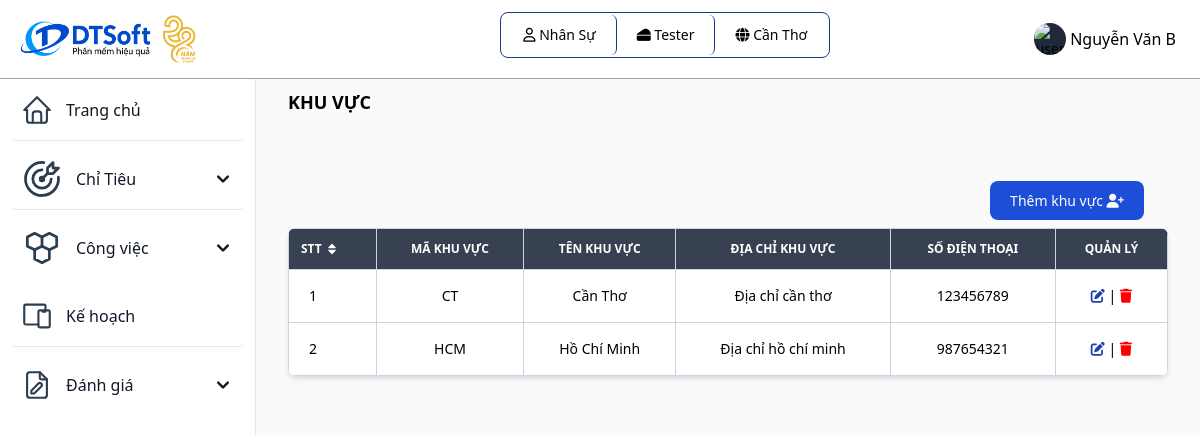
The page /khuvuc.php (signed in) on the database as committed earlier.
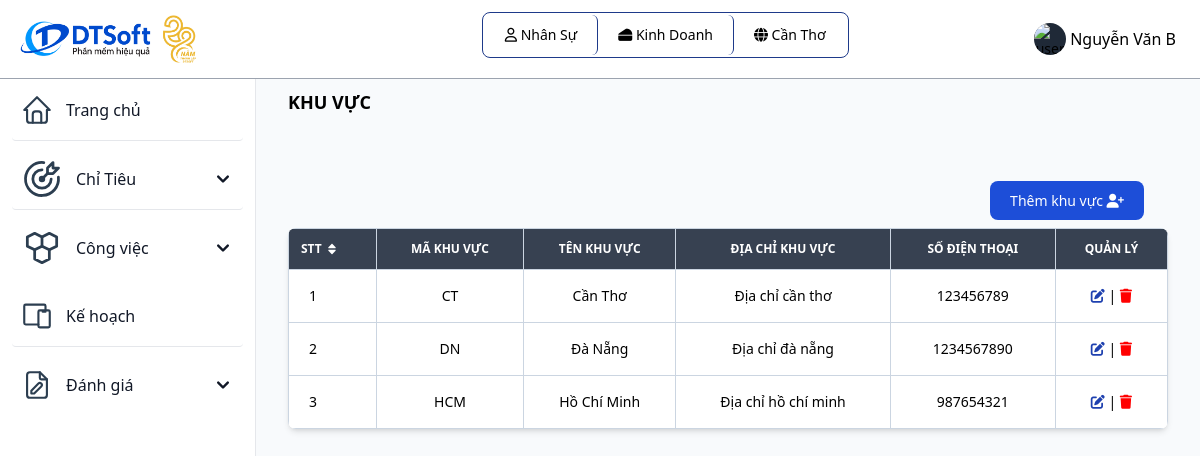
The same page on the database as committed later.
### tables this page shows
CREATE TABLE `bophan` (
  `id_bophan` varchar(10) primary key,
  `id_khuvuc` varchar(10) NOT NULL,
  `tenbophan` varchar(255) NOT NULL,
  `cvchuyenmon` varchar(255) NOT NULL,
  foreign key(id_khuvuc) references khuvuc(id_khuvuc)
);

CREATE TABLE `khuvuc` (
  `id_khuvuc` varchar(10) primary key,
  `tenkhuvuc` varchar(255) NOT NULL,
  `diachi` varchar(255) NOT NULL,
  `sdt` int(20) NOT NULL
);

### khuvuc.php (the view, shortened to what the changed rows need)
<?php
include "inc/header.php";
include "db/database.php";
$sql = "SELECT * FROM khuvuc";
$query = mysqli_query($ketnoi, $sql);
?>
<div class="p-4 sm:ml-64">
  <div class="p-4 mt-14">
    <div class="mb-4">
      <div class="relative overflow-x-auto shadow-md sm:rounded-lg">
        <table class="w-full text-sm text-gray-500 dark:text-gray-400">
          <thead class="text-xs text-white uppercase bg-gray-700">
            <tr>
              <th class="px-3 py-3 border border-slate-300">
                <div class="flex items-center">
                  STT
                  <a href="#"></a>
                </div>
              </th>
              <th class="px-3 py-3 border border-slate-300">
                Mã khu vực
              </th>
              <th class="px-3 py-3 border border-slate-300">
                Tên khu vực
              </th>
              <th class="px-3 py-3 border border-slate-300">
                Địa chỉ khu vực
              </th>
              <th class="px-3 py-3 border border-slate-300">
                Số điện thoại
              </th>
              <th class="px-3 py-3 border border-slate-300">
                QUẢN LÝ
              </th>
            </tr>
          </thead>
          <tbody class="text-black text-center">
            <?php
            $i = 0;
            while ($row = mysqli_fetch_array($query)) {
              $i++;
            ?>
              <tr class="bg-white border-b dark:border-gray-700 hover:bg-gray-50">
                <td class="px-5 text-left border border-slate-300"><?php echo $i ?></td>
                <td class="text-center font-medium border border-slate-300"><?php echo $row['id_khuvuc'] ?></td>
                <td scope="row" class="px-3 py-4 font-medium whitespace-nowrap border border-slate-300">
                  <?php echo $row['tenkhuvuc'] ?>
                </td>
                <td class="px-3 py-4 font-medium whitespace-nowrap border border-slate-300">
                  <?php echo $row['diachi'] ?>
                </td>
                <td class="px-3 py-4 font-medium whitespace-nowrap border border-slate-300">
                  <?php echo $row['sdt'] ?>
                </td>
                <td class="px-3 py-4 font-medium whitespace-nowrap border border-slate-300 text-center">
                  <a class="text-blue-800" href="chinhsuakhuvuc.php?action=sua&idkhuvuc=<?php echo $row['id_khuvuc']  ?>">
                    <i class="fa-solid fa-pen-to-square"></i>
                  </a> |
                  <a href="xoakhuvuc.php?action=xoa&idkhuvuc=<?php echo $row['id_khuvuc']  ?>">
                      <i class="fa-solid fa-trash" style="color: red;"></i>
                    </a>
                </td>
              </tr>
            <?php
            }
            ?>
          </tbody>
        </table>
      </div>
    </div>
  </div>
</div>
</body>
</html>

### inc/header.php (shortened to what the changed rows need)
<?php
 include_once('db/connect.php');
?>
<!DOCTYPE html>
<html lang="en">
<head>
	<link href="https://unpkg.com/tailwindcss@2.2.19/dist/tailwind.min.css" rel=" stylesheet">
  <link rel="stylesheet" href="https://cdnjs.cloudflare.com/ajax/libs/font-awesome/6.4.0/css/all.min.css">
	<link href="https://cdn.datatables.net/1.10.19/css/jquery.dataTables.min.css" rel="stylesheet">
	<link href="https://cdn.datatables.net/responsive/2.2.3/css/responsive.dataTables.min.css" rel="stylesheet">
  <script src="https://cdn.tailwindcss.com"></script>
</head>
<body class="g-sidenav-show bg-slate-50" id="draggable">
  <nav class="fixed top-0 z-50 w-full bg-white border-b border-gray-400 dark:border-gray-100 text-black">
        <div class="px-3 py-3 lg:px-5 lg:pl-3">
          <div class="flex items-center justify-between">
	    <div class="divToHide flex items-center justify-start relative inline-flex items-center p-0.5 mb-2 mr-2 text-sm font-medium rounded-lg border border-blue-900">
              <span class="relative px-5 py-2.5 bg-white rounded-md border-r border-blue-900">
                <i class="fa-regular fa-user"></i>
                  <?php
                    $sql = "SELECT tenvaitro from vaitro where id_vaitro = '" . $_SESSION['id_vaitro'] ."'";
                    $result = mysqli_query($connect, $sql);
                    $row = mysqli_fetch_array($result);
                    echo $row['tenvaitro'];
                  ?>
              </span>
              <?php
              if ($_SESSION['id_bophan'] != NULL){
                $sql = "SELECT tenbophan from bophan where id_bophan = '" . $_SESSION['id_bophan'] ."'";
                $result = mysqli_query($connect, $sql);
                $row_bophan = mysqli_fetch_array($result);
              ?>
              <span class="relative px-5 py-2.5 bg-white rounded-md border-r border-blue-900">
                 <i class="fa-solid fa-cheese"></i>
                  <?php
                      echo $row_bophan['tenbophan'];
                  ?>
              </span>
              <?php
              } else echo '';
              ?>
              <?php
              if ($_SESSION['id_vaitro'] != 'QTHT'){
              ?>
              <span class="relative px-5 py-2.5 bg-white rounded-md">
                  <i class="fa-solid fa-globe"></i>
                  <?php
                    $sql = "SELECT tenkhuvuc from khuvuc where id_khuvuc = '" . $_SESSION['id_khuvuc'] ."'";
                    $result = mysqli_query($connect, $sql);
                    $row = mysqli_fetch_array($result);
                    echo $row['tenkhuvuc'];
                  ?>
              </span>
              <?php
              }
              ?>
            </div>
          </div>
        </div>
      </nav>

Rows that differ between the two databases and show on the page:
no longer on this page (row unchanged): bophan: tenbophan "Tester"
now on this page (row unchanged): bophan: tenbophan "Kinh Doanh"
added khuvuc: id_khuvuc "DN", tenkhuvuc "Đà Nẵng", diachi "Địa chỉ đà nẵng", sdt "1234567890"
